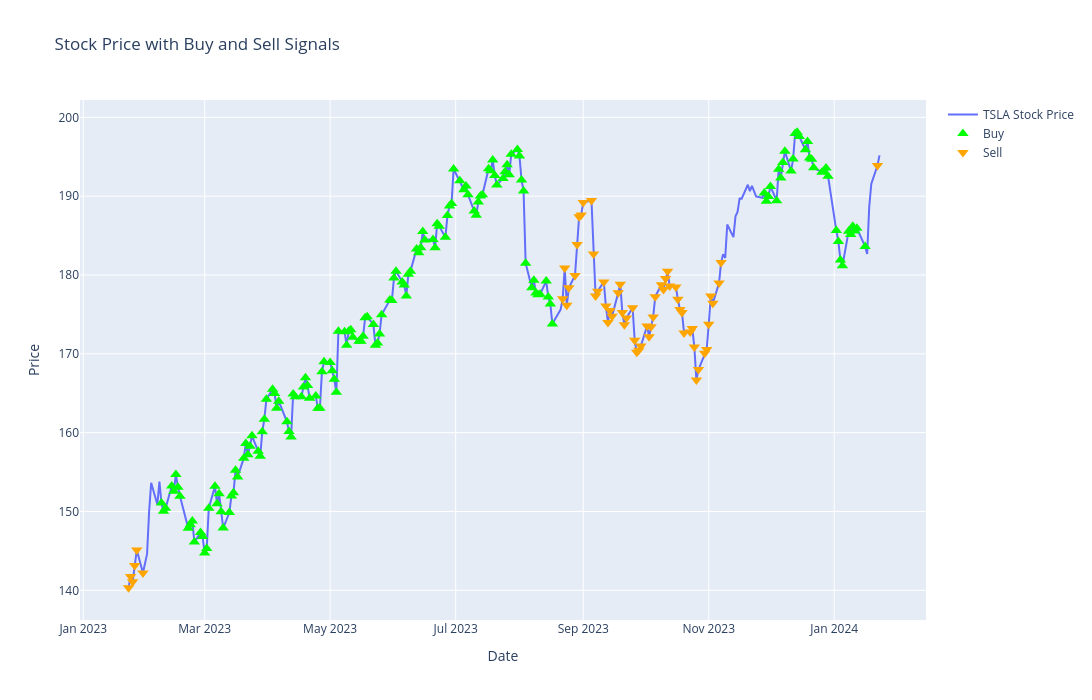

The notebook cell saved with this chart:
### Code cell
fig = go.Figure()
fig.add_trace(go.Scatter(x=np.array(date_test).flatten(), y=stock_data["Adj Close"].iloc[test_index:], mode='lines', name='TSLA Stock Price'))

# Buy and sell signals
strong_sell_signals = signals[signals['Signal'] == 1]
sell_signals = signals[signals['Signal'] == 2]
buy_signals = signals[signals['Signal'] == 3]
strong_buy_signals = signals[signals['Signal'] == 4]


# Ensure that buy and sell prices are aligned with the signals by matching on the 'Date' column
buy_prices = stock_data[stock_data['Date'].isin(buy_signals['Date'])]["Adj Close"]
sell_prices = stock_data[stock_data['Date'].isin(sell_signals['Date'])]["Adj Close"]
strong_buy_prices = stock_data[stock_data['Date'].isin(strong_buy_signals['Date'])]["Adj Close"]
strong_sell_prices = stock_data[stock_data['Date'].isin(strong_sell_signals['Date'])]["Adj Close"]

# Plot buy signals
fig.add_trace(go.Scatter(
    x=buy_signals['Date'], 
    y=buy_prices, 
    mode='markers', 
    name='Buy', 
    marker=dict(color='lime', size=10, symbol='triangle-up')
))

fig.add_trace(go.Scatter(
    x=strong_buy_signals['Date'], 
    y=strong_buy_prices, 
    mode='markers', 
    name='Buy', 
    marker=dict(color='green', size=10, symbol='triangle-up')
))

# Plot sell signals
fig.add_trace(go.Scatter(
    x=sell_signals['Date'], 
    y=sell_prices, 
    mode='markers', 
    name='Sell', 
    marker=dict(color='orange', size=10, symbol='triangle-down')
))

fig.add_trace(go.Scatter(
    x=strong_sell_signals['Date'], 
    y=strong_sell_prices, 
    mode='markers', 
    name='Sell', 
    marker=dict(color='red', size=10, symbol='triangle-down')
))

# Update layout
fig.update_layout(
    title='Stock Price with Buy and Sell Signals',
    xaxis_title='Date',
    yaxis_title='Price',
    xaxis_rangeslider_visible=False,
    height = 700,
    width=1280
)

# Show the plot
pyo.iplot(fig)

### Figure 1 — Plotly figure (JSON) as saved in the notebook; plotly's stock layout.template omitted (floating-point values rounded to 4 significant figures; data arrays with more than 128 entries replaced by an {"elided": "..."} marker saying what was removed)
{"data": [{"mode": "lines", "name": "TSLA Stock Price", "type": "scatter", "x": {"elided": "252 str values"}, "y": {"elided": "252 float values"}}, {"marker": {"color": "lime", "size": 10, "symbol": "triangle-up"}, "mode": "markers", "name": "Buy", "type": "scatter", "x": {"elided": "165 str values"}, "y": {"elided": "165 float values"}}, {"marker": {"color": "green", "size": 10, "symbol": "triangle-up"}, "mode": "markers", "name": "Buy", "type": "scatter", "x": [], "y": []}, {"marker": {"color": "orange", "size": 10, "symbol": "triangle-down"}, "mode": "markers", "name": "Sell", "type": "scatter", "x": ["2023-01-23T00:00:00", "2023-01-24T00:00:00", "2023-01-25T00:00:00", "2023-01-26T00:00:00", "2023-01-27T00:00:00", "2023-01-30T00:00:00", "2023-08-22T00:00:00", "2023-08-23T00:00:00", "2023-08-24T00:00:00", "2023-08-25T00:00:00", "2023-08-28T00:00:00", "2023-08-29T00:00:00", "2023-08-30T00:00:00", "2023-08-31T00:00:00", "2023-09-01T00:00:00", "2023-09-05T00:00:00", "2023-09-06T00:00:00", "2023-09-07T00:00:00", "2023-09-08T00:00:00", "2023-09-11T00:00:00", "2023-09-12T00:00:00", "2023-09-13T00:00:00", "2023-09-14T00:00:00", "2023-09-15T00:00:00", "2023-09-18T00:00:00", "2023-09-19T00:00:00", "2023-09-20T00:00:00", "2023-09-21T00:00:00", "2023-09-22T00:00:00", "2023-09-25T00:00:00", "2023-09-26T00:00:00", "2023-09-27T00:00:00", "2023-09-28T00:00:00", "2023-09-29T00:00:00", "2023-10-02T00:00:00", "2023-10-03T00:00:00", "2023-10-04T00:00:00", "2023-10-05T00:00:00", "2023-10-06T00:00:00", "2023-10-09T00:00:00", "2023-10-10T00:00:00", "2023-10-11T00:00:00", "2023-10-12T00:00:00", "2023-10-13T00:00:00", "2023-10-16T00:00:00", "2023-10-17T00:00:00", "2023-10-18T00:00:00", "2023-10-19T00:00:00", "2023-10-20T00:00:00", "2023-10-23T00:00:00", "2023-10-24T00:00:00", "2023-10-25T00:00:00", "2023-10-26T00:00:00", "2023-10-27T00:00:00", "2023-10-30T00:00:00", "2023-10-31T00:00:00", "2023-11-01T00:00:00", "2023-11-02T00:00:00", "2023-11-03T00:00:00", "2023-11-06T00:00:00", "2023-11-07T00:00:00", "2024-01-22T00:00:00"], "y": [140.3, 141.7, 141.1, 143.2, 145.1, 142.2, 177.0, 180.9, 176.1, 178.4, 180.0, 183.9, 187.4, 187.6, 189.2, 189.5, 182.7, 177.3, 177.9, 179.1, 176.1, 174.0, 175.5, 174.8, 177.7, 178.8, 175.3, 173.7, 174.6, 175.8, 171.7, 170.2, 170.5, 171.0, 173.5, 172.2, 173.4, 174.7, 177.3, 178.8, 178.2, 179.6, 180.5, 178.6, 178.5, 176.9, 175.6, 175.2, 172.7, 172.8, 173.2, 170.9, 166.7, 168.0, 170.1, 170.5, 173.7, 177.3, 176.4, 179.0, 181.6, 193.9]}, {"marker": {"color": "red", "size": 10, "symbol": "triangle-down"}, "mode": "markers", "name": "Sell", "type": "scatter", "x": [], "y": []}], "layout": {"height": 700, "title": {"text": "Stock Price with Buy and Sell Signals"}, "width": 1280, "xaxis": {"rangeslider": {"visible": false}, "title": {"text": "Date"}}, "yaxis": {"title": {"text": "Price"}}}}
